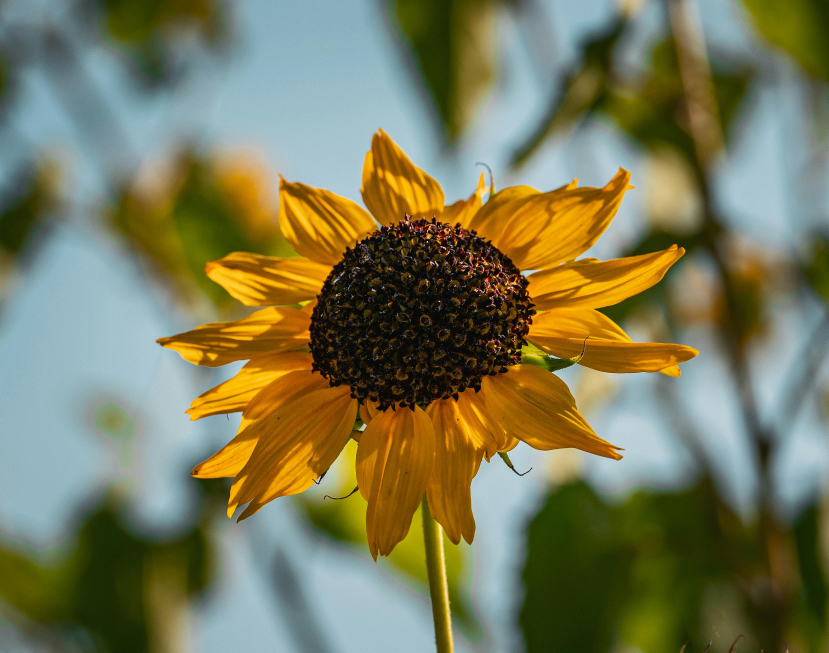
#> input picture images/flower.jpg, 3314 x 2610 px (shown at 1/4 size)
$ python gaussian_blur.py
#> lines starting #> are read from the running program, lines starting #| are printed output that depends on the picture
### src/python/convolve_util.py
from scipy import signal
import numpy as np
from PIL import Image

def convolve(mat, kernel):
    return signal.convolve2d(mat, kernel,'same', boundary = 'fill', fillvalue = 0)

# [7 lines left out: function convolve_rgb, not called in this run]

def show_filter(kernel, resize=True, resize_x=300, resize_y=300, save=None):
#> called with kernel = array of shape (5, 5), resize = True, resize_x = 300, resize_y = 300
    kernel = (kernel / np.max(kernel)) * 255 # normalize and rescale to 255
    size = (kernel.shape[1], kernel.shape[0])
    kernel_img =  np.array(Image.new(mode = "HSV", size=size, color = (255,0,255)))
    kernel_img[:,:,2] = kernel
    img = Image.fromarray(kernel_img, mode = 'HSV');
    if (resize):
         img = img.resize((resize_x, resize_y))
#> img: PIL image 300x300 HSV; mean H, S, V 255, 0, 61.6
    img.show()
    if save:
        img.convert('RGB').save(save, "PNG")

### src/python/gaussian_blur.py
import numpy as np
from PIL import Image
from convolve_util import convolve, show_filter
from skimage.color import rgb2gray
import os

def gaussian_filter(size, sigma=2):
    kernel = np.fromfunction(lambda x, y: (1/(2*np.pi*sigma**2)) * np.exp(-((x-(size-1)/2)**2 + (y-(size-1)/2)**2)/(2*sigma**2)), (size, size))
    return kernel / np.sum(kernel) # normalize

def gaussian_blur_rgb(img_mat, iterations = 1, kernel_size = 5, sigma = 2):
    i = 0
    reformed_img = img_mat
    kernel = gaussian_filter(kernel_size, sigma)
    while (i < iterations):
        out_r = convolve(img_mat[:,:,0], kernel)
        out_g = convolve(img_mat[:,:,1], kernel)
        out_b = convolve(img_mat[:,:,2], kernel)
        reformed_img = np.dstack((np.ceil(out_r).astype(np.uint8),
                        np.ceil(out_g).astype(np.uint8),
                        np.ceil(out_b).astype(np.uint8)))
        img_mat = reformed_img
        i += 1
    return reformed_img


def gaussian_blur(img_mat, iterations = 1, kernel_size = 5, sigma = 2):
    i = 0
    out = img_mat
    kernel = gaussian_filter(kernel_size, sigma)
    while (i < iterations):
        out = convolve(out, kernel)
        i += 1
    return out


def main():
    show_filter(gaussian_filter(5, 1))
    # example
    img = Image.open(os.path.join(os.path.dirname(__file__), '../../images/flower.jpg'))
#> img is the input picture: PIL image 3314x2610 RGB; mean R, G, B 120.9, 120.8, 86.9
    mono_img = img.convert("L")
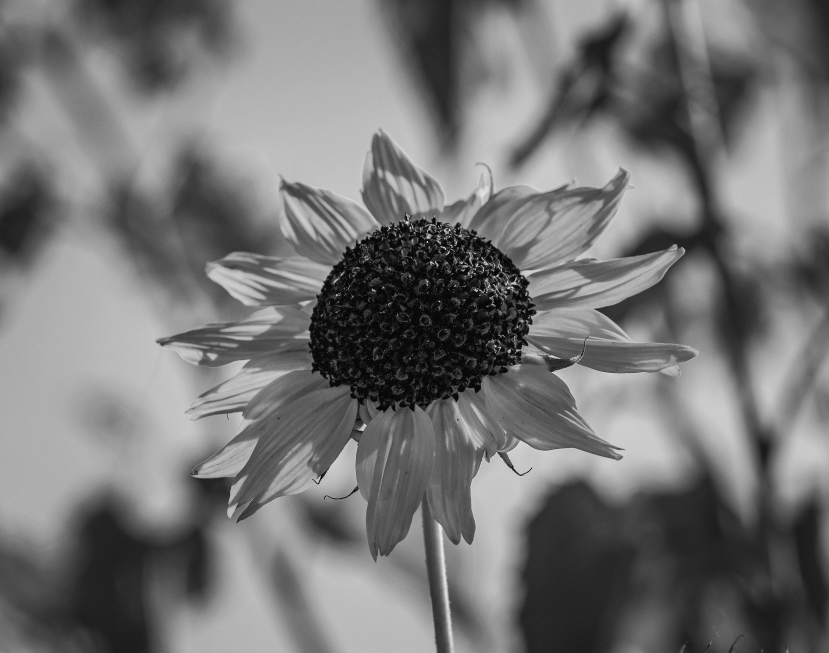
#> mono_img: PIL image 3314x2610 L (shown at 1/4 size); min 0, max 254, mean 116.9
    img_mat = np.array(mono_img)
    out = gaussian_blur(img_mat, iterations = 3)
#> after the loop in gaussian_blur, `while (i < iterations):`: i = 3
    img = Image.fromarray(out)
#> img: PIL image 3314x2610 F
    img.show()


if __name__ == "__main__":
    main()
